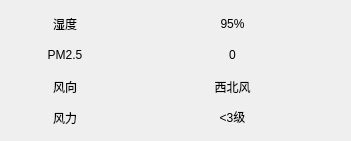
    <widget class="QWidget" name="gridLayoutWidget">
     <property name="geometry">
      <rect>
       <x>10</x>
       <y>190</y>
       <width>351</width>
       <height>141</height>
      </rect>
     </property>
     <layout class="QGridLayout" name="gridLayout">
      <item row="0" column="0">
       <widget class="QLabel" name="shiduTitleLb">
        <property name="styleSheet">
         <string notr="true">font: 10pt &quot;阿里巴巴普惠体 M&quot;;</string>
        </property>
        <property name="text">
         <string>湿度</string>
        </property>
        <property name="alignment">
         <set>Qt::AlignCenter</set>
        </property>
       </widget>
      </item>
      <item row="3" column="0">
       <widget class="QLabel" name="flTitleLb">
        <property name="styleSheet">
         <string notr="true">font: 10pt &quot;阿里巴巴普惠体 M&quot;;</string>
        </property>
        <property name="text">
         <string>风力</string>
        </property>
        <property name="alignment">
         <set>Qt::AlignCenter</set>
        </property>
       </widget>
      </item>
      <item row="2" column="0">
       <widget class="QLabel" name="fxTitleLb">
        <property name="styleSheet">
         <string notr="true">font: 10pt &quot;阿里巴巴普惠体 M&quot;;</string>
        </property>
        <property name="text">
         <string>风向</string>
        </property>
        <property name="alignment">
         <set>Qt::AlignCenter</set>
        </property>
       </widget>
      </item>
      <item row="1" column="0">
       <widget class="QLabel" name="pm25TitleLb">
        <property name="styleSheet">
         <string notr="true">font: 10pt &quot;阿里巴巴普惠体 M&quot;;</string>
        </property>
        <property name="text">
         <string>PM2.5</string>
        </property>
        <property name="alignment">
         <set>Qt::AlignCenter</set>
        </property>
       </widget>
      </item>
      <item row="1" column="1" colspan="2">
       <widget class="QLabel" name="pm25Lb">
        <property name="styleSheet">
         <string notr="true">font: 10pt &quot;阿里巴巴普惠体 M&quot;;</string>
        </property>
        <property name="text">
         <string>0</string>
        </property>
        <property name="alignment">
         <set>Qt::AlignCenter</set>
        </property>
       </widget>
      </item>
      <item row="2" column="1" colspan="2">
       <widget class="QLabel" name="fxLb">
        <property name="styleSheet">
         <string notr="true">font: 10pt &quot;阿里巴巴普惠体 M&quot;;</string>
        </property>
        <property name="text">
         <string>西北风</string>
        </property>
        <property name="alignment">
         <set>Qt::AlignCenter</set>
        </property>
       </widget>
      </item>
      <item row="3" column="1" colspan="2">
       <widget class="QLabel" name="flLb">
        <property name="styleSheet">
         <string notr="true">font: 10pt &quot;阿里巴巴普惠体 M&quot;;</string>
        </property>
        <property name="text">
         <string>&lt;3级</string>
        </property>
        <property name="alignment">
         <set>Qt::AlignCenter</set>
        </property>
       </widget>
      </item>
      <item row="0" column="1" colspan="2">
       <widget class="QLabel" name="shiduLb">
        <property name="styleSheet">
         <string notr="true">font: 10pt &quot;阿里巴巴普惠体 M&quot;;</string>
        </property>
        <property name="text">
         <string>95%</string>
        </property>
        <property name="alignment">
         <set>Qt::AlignCenter</set>
        </property>
       </widget>
      </item>
     </layout>
    </widget>
